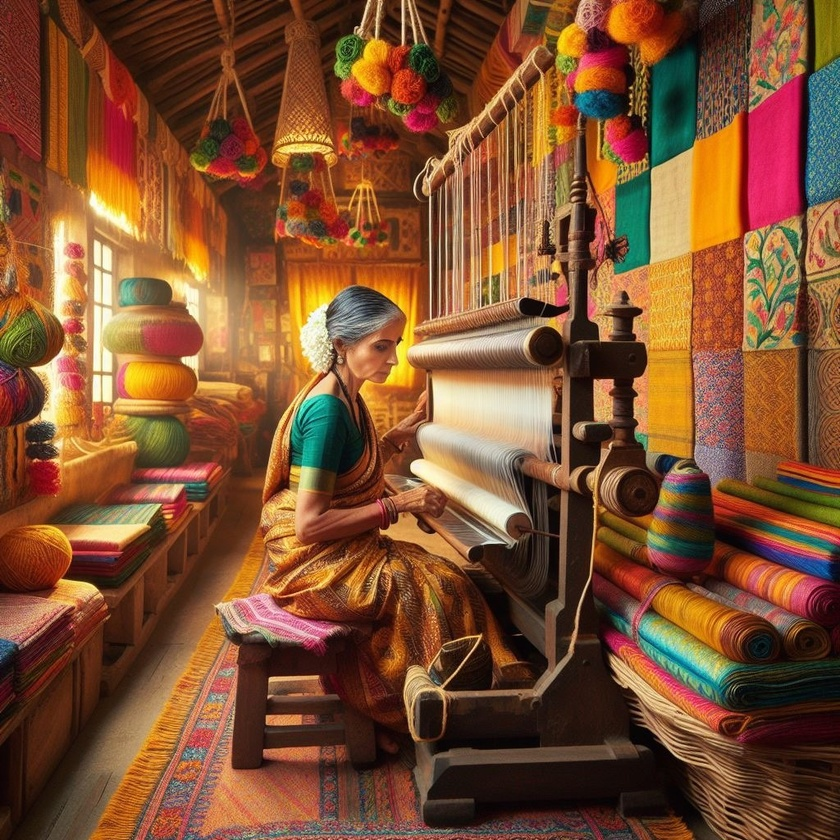
#> input picture pic.jpg, 840 x 840 px, shrunk from 1024 x 1024 before the run
$ python -i main.py   (imports and definitions only)
#> lines starting #> are read from the running program, lines starting #| are printed output that depends on the picture; after the words box and inside, x2 and y2 are one past the last pixel; in counts of white or black regions, pixels touching at a corner belong together
import kivy
from kivy.app import App
from kivy.uix.boxlayout import BoxLayout
from kivy.uix.label import Label
from kivy.uix.button import Button
from kivy.uix.textinput import TextInput
from kivy.uix.image import Image
from kivy.uix.filechooser import FileChooserIconView
from kivy.uix.screenmanager import ScreenManager, Screen
from kivy.clock import Clock
import cv2
import numpy as np
import matplotlib.pyplot as plt
from sklearn.cluster import DBSCAN
import os

class SplashScreen(Screen):
    # [6 lines left out: function __init__, not called in this run]

    def on_enter(self):
        Clock.schedule_once(self.switch_to_upload, 3)

    def switch_to_upload(self, dt):
        self.manager.current = 'upload'

class UploadScreen(Screen):
    # [18 lines left out: functions __init__, process_image, not called in this run]

class InfoScreen(Screen):
    # [10 lines left out: function __init__, not called in this run]

    def submit_info(self, instance):
        self.manager.current = 'report'
        self.manager.get_screen('report').generate_report(self.name_input.text, self.date_input.text)

class ReportScreen(Screen):
    # [13 lines left out: functions __init__, generate_report, not called in this run]

    def save_report(self, instance):
        with open('report.txt', 'w') as f:
            f.write(self.report_label.text)

class ThreadDetectionApp(App):
    # [13 lines left out: functions build, on_start, not called in this run]

def detect_lines(image_path, angle_tolerance=10, eps=5, min_samples=2):
#> called with image_path = 'pic.jpg', angle_tolerance = 10, eps = 5, min_samples = 2
    try:
        # Load the image
        image = cv2.imread(image_path, cv2.IMREAD_GRAYSCALE)
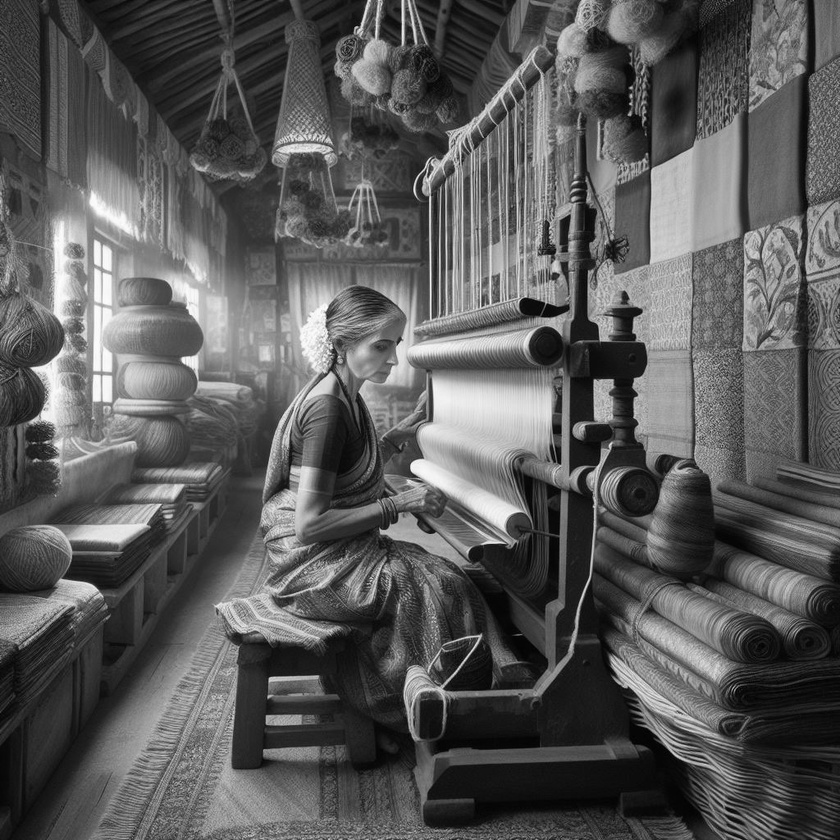
#> image: shape (840, 840); min 0, max 255, mean 89.8

        # Apply GaussianBlur to reduce noise
        blurred_image = cv2.GaussianBlur(image, (5, 5), 0)

        # Use adaptive thresholding
        adaptive_thresh = cv2.adaptiveThreshold(blurred_image, 255, cv2.ADAPTIVE_THRESH_GAUSSIAN_C, cv2.THRESH_BINARY_INV, 11, 2)
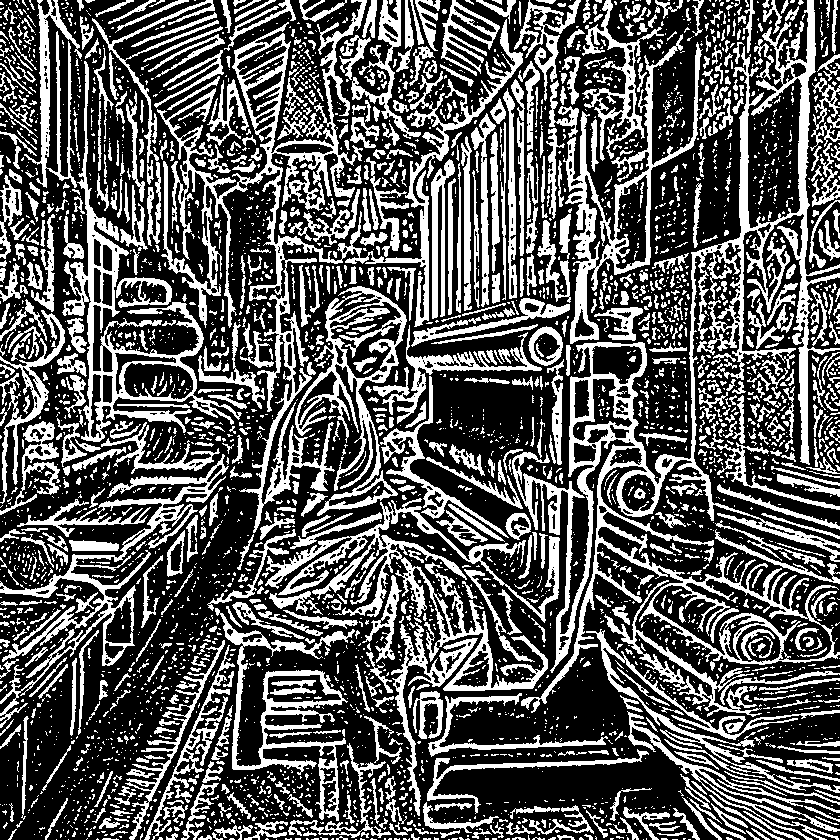
#> adaptive_thresh: shape (840, 840); 35% white; 4030 white regions (3062 under 20 px), largest, box (x1, y1, x2, y2) and area: (512, 0, 840, 713) 28238, (157, 0, 523, 533) 19814, (265, 498, 560, 691) 9651

        # Use Canny Edge Detector with adjusted thresholds
        edges = cv2.Canny(adaptive_thresh, 50, 100, apertureSize=3)
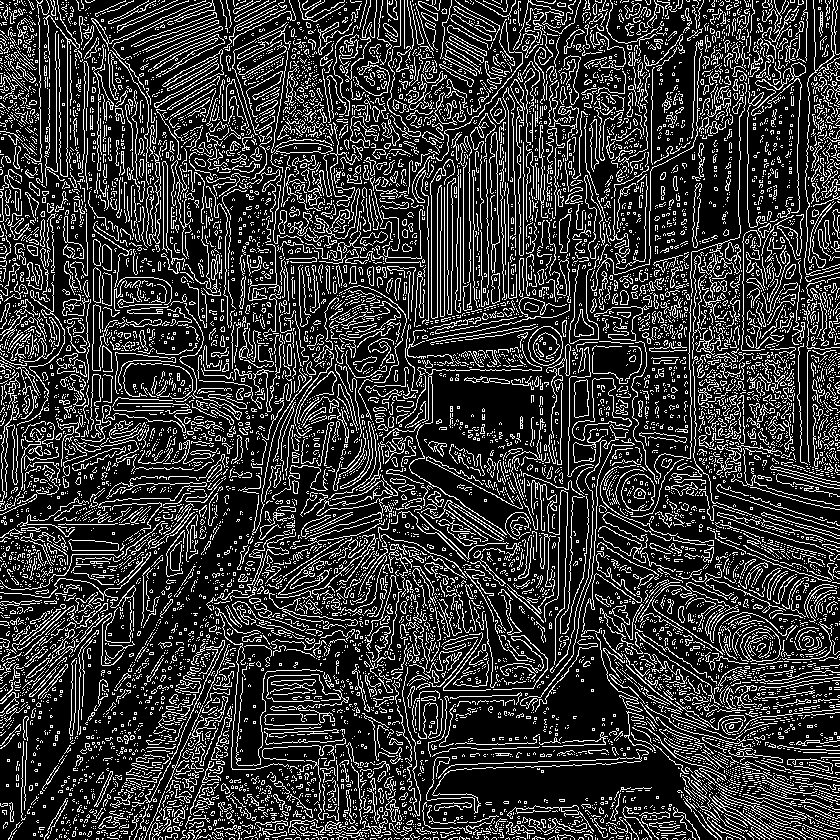
#> edges: shape (840, 840); 20.9% white in thin lines or dots

        # Detect lines using Hough Transform with a lower threshold
        lines = cv2.HoughLines(edges, 1, np.pi/180, 100)

        horizontal_lines = []
        vertical_lines = []

        if lines is not None:
            for line in lines:
                rho, theta = line[0]
                degree_angle = np.degrees(theta)
                if (degree_angle < 0.8 or degree_angle > 180 - 0.8):
                    vertical_lines.append(line)
                elif (90 - angle_tolerance < degree_angle < 90 + angle_tolerance):
                    horizontal_lines.append(line)
#> this loop made 25914 passes
#> (rho, theta, degree_angle) on passes 1 to 3: (6, 2.36, 135), (57, 2.36, 135), (33, 2.36, 135)
#> after the loop, horizontal_lines = 2990 items, first 6: [[780, 1.54]], [[262, 1.57]], [[820, 1.59]], [[830, 1.57]], [[524, 1.57]], [[833, 1.57]]; vertical_lines = 197 items, first 6: [[807, 0]], [[739, 0]], [[67, 0]], [[508, 0]], [[428, 0]], [[431, 0]]

        def cluster_lines(lines, eps, min_samples):
#> called with eps = 5, min_samples = 2
            if not lines:
                return []
            points = np.array([[line[0][0] * np.cos(line[0][1]), line[0][0] * np.sin(line[0][1])] for line in lines])
#> points = 197 pairs, first value 1 to 837, second value 0 to 0
            clustering = DBSCAN(eps=eps, min_samples=min_samples).fit(points)
            unique_labels = set(clustering.labels_)
#> unique_labels = 36 items
            return unique_labels, clustering

        vertical_labels, vertical_clustering = cluster_lines(vertical_lines, eps, min_samples)
#> vertical_labels = 36 items
        horizontal_labels, horizontal_clustering = cluster_lines(horizontal_lines, eps, min_samples)
#> horizontal_labels = 495 items
        vertical_count = len(vertical_labels) - (1 if -1 in vertical_labels else 0)
#> vertical_count = 35
        horizontal_count = len(horizontal_labels) - (1 if -1 in horizontal_labels else 0)
#> horizontal_count = 494
        total_count = vertical_count + horizontal_count
#> total_count = 529

        print(f"Estimated number of vertical threads: {vertical_count}")
#| Estimated number of vertical threads: 35
        print(f"Estimated number of horizontal threads: {horizontal_count}")
#| Estimated number of horizontal threads: 494
        print(f"Estimated total number of threads: {total_count}")
#| Estimated total number of threads: 529

        ThreadDetectionApp.get_running_app().sm.vertical_count = vertical_count
        ThreadDetectionApp.get_running_app().sm.horizontal_count = horizontal_count
        ThreadDetectionApp.get_running_app().sm.total_count = total_count

        # Draw the lines on the image
        color_image = cv2.cvtColor(image, cv2.COLOR_GRAY2BGR)
        if lines is not None:
            for line in lines:
                rho, theta = line[0]
                a = np.cos(theta)
                b = np.sin(theta)
                x0 = a * rho
                y0 = b * rho
                x1 = int(x0 + 1000 * (-b))
                y1 = int(y0 + 1000 * (a))
                x2 = int(x0 - 1000 * (-b))
                y2 = int(y0 - 1000 * (a))
                cv2.line(color_image, (x1, y1), (x2, y2), (0, 0, 255), 2)

        plt.imshow(cv2.cvtColor(color_image, cv2.COLOR_BGR2RGB))
        plt.title('Detected Lines')
        plt.show()

    except Exception as e:
        print(f"Error in detect_lines: {e}")

# [2 lines not run here, left out]

>>> result = detect_lines('pic.jpg')
